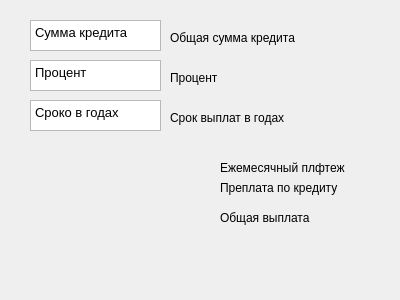
<?xml version="1.0" encoding="UTF-8"?>
<ui version="4.0">
 <class>Credit</class>
 <widget class="QDialog" name="Credit">
  <property name="geometry">
   <rect>
    <x>0</x>
    <y>0</y>
    <width>400</width>
    <height>300</height>
   </rect>
  </property>
  <property name="windowTitle">
   <string>Dialog</string>
  </property>
  <widget class="QTextEdit" name="textEdit">
   <property name="geometry">
    <rect>
     <x>30</x>
     <y>20</y>
     <width>131</width>
     <height>31</height>
    </rect>
   </property>
   <property name="html">
    <string>&lt;!DOCTYPE HTML PUBLIC &quot;-//W3C//DTD HTML 4.0//EN&quot; &quot;http://www.w3.org/TR/REC-html40/strict.dtd&quot;&gt;
&lt;html&gt;&lt;head&gt;&lt;meta name=&quot;qrichtext&quot; content=&quot;1&quot; /&gt;&lt;meta charset=&quot;utf-8&quot; /&gt;&lt;style type=&quot;text/css&quot;&gt;
p, li { white-space: pre-wrap; }
hr { height: 1px; border-width: 0; }
li.unchecked::marker { content: &quot;\2610&quot;; }
li.checked::marker { content: &quot;\2612&quot;; }
&lt;/style&gt;&lt;/head&gt;&lt;body style=&quot; font-family:'Sans'; font-size:10pt; font-weight:400; font-style:normal;&quot;&gt;
&lt;p style=&quot; margin-top:0px; margin-bottom:0px; margin-left:0px; margin-right:0px; -qt-block-indent:0; text-indent:0px;&quot;&gt;Сумма кредита&lt;/p&gt;&lt;/body&gt;&lt;/html&gt;</string>
   </property>
  </widget>
  <widget class="QTextEdit" name="textEdit_2">
   <property name="geometry">
    <rect>
     <x>30</x>
     <y>60</y>
     <width>131</width>
     <height>31</height>
    </rect>
   </property>
   <property name="html">
    <string>&lt;!DOCTYPE HTML PUBLIC &quot;-//W3C//DTD HTML 4.0//EN&quot; &quot;http://www.w3.org/TR/REC-html40/strict.dtd&quot;&gt;
&lt;html&gt;&lt;head&gt;&lt;meta name=&quot;qrichtext&quot; content=&quot;1&quot; /&gt;&lt;meta charset=&quot;utf-8&quot; /&gt;&lt;style type=&quot;text/css&quot;&gt;
p, li { white-space: pre-wrap; }
hr { height: 1px; border-width: 0; }
li.unchecked::marker { content: &quot;\2610&quot;; }
li.checked::marker { content: &quot;\2612&quot;; }
&lt;/style&gt;&lt;/head&gt;&lt;body style=&quot; font-family:'Sans'; font-size:10pt; font-weight:400; font-style:normal;&quot;&gt;
&lt;p style=&quot; margin-top:0px; margin-bottom:0px; margin-left:0px; margin-right:0px; -qt-block-indent:0; text-indent:0px;&quot;&gt;Процент&lt;/p&gt;&lt;/body&gt;&lt;/html&gt;</string>
   </property>
  </widget>
  <widget class="QTextEdit" name="textEdit_3">
   <property name="geometry">
    <rect>
     <x>30</x>
     <y>100</y>
     <width>131</width>
     <height>31</height>
    </rect>
   </property>
   <property name="html">
    <string>&lt;!DOCTYPE HTML PUBLIC &quot;-//W3C//DTD HTML 4.0//EN&quot; &quot;http://www.w3.org/TR/REC-html40/strict.dtd&quot;&gt;
&lt;html&gt;&lt;head&gt;&lt;meta name=&quot;qrichtext&quot; content=&quot;1&quot; /&gt;&lt;meta charset=&quot;utf-8&quot; /&gt;&lt;style type=&quot;text/css&quot;&gt;
p, li { white-space: pre-wrap; }
hr { height: 1px; border-width: 0; }
li.unchecked::marker { content: &quot;\2610&quot;; }
li.checked::marker { content: &quot;\2612&quot;; }
&lt;/style&gt;&lt;/head&gt;&lt;body style=&quot; font-family:'Sans'; font-size:10pt; font-weight:400; font-style:normal;&quot;&gt;
&lt;p style=&quot; margin-top:0px; margin-bottom:0px; margin-left:0px; margin-right:0px; -qt-block-indent:0; text-indent:0px;&quot;&gt;Сроко в годах&lt;/p&gt;&lt;/body&gt;&lt;/html&gt;</string>
   </property>
  </widget>
  <widget class="QLabel" name="label">
   <property name="geometry">
    <rect>
     <x>220</x>
     <y>160</y>
     <width>161</width>
     <height>16</height>
    </rect>
   </property>
   <property name="text">
    <string>Ежемесячный плфтеж</string>
   </property>
  </widget>
  <widget class="QLabel" name="label_2">
   <property name="geometry">
    <rect>
     <x>220</x>
     <y>180</y>
     <width>151</width>
     <height>16</height>
    </rect>
   </property>
   <property name="text">
    <string>Преплата по кредиту</string>
   </property>
  </widget>
  <widget class="QLabel" name="label_3">
   <property name="geometry">
    <rect>
     <x>220</x>
     <y>210</y>
     <width>131</width>
     <height>16</height>
    </rect>
   </property>
   <property name="text">
    <string>Общая выплата</string>
   </property>
  </widget>
  <widget class="QLabel" name="label_4">
   <property name="geometry">
    <rect>
     <x>170</x>
     <y>30</y>
     <width>161</width>
     <height>16</height>
    </rect>
   </property>
   <property name="text">
    <string>Общая сумма кредита</string>
   </property>
  </widget>
  <widget class="QLabel" name="label_5">
   <property name="geometry">
    <rect>
     <x>170</x>
     <y>70</y>
     <width>62</width>
     <height>16</height>
    </rect>
   </property>
   <property name="text">
    <string>Процент</string>
   </property>
  </widget>
  <widget class="QLabel" name="label_6">
   <property name="geometry">
    <rect>
     <x>170</x>
     <y>110</y>
     <width>151</width>
     <height>16</height>
    </rect>
   </property>
   <property name="text">
    <string>Срок выплат в годах</string>
   </property>
  </widget>
 </widget>
 <resources/>
 <connections/>
</ui>
